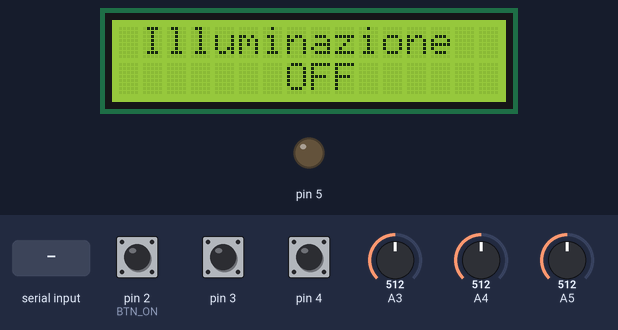
Bench run of a sketch on a simulated Arduino Uno, built with avr-gcc and run on an emulated ATmega328P. On the bench: 16×2 character LCD, output pins drawn as LEDs (lit = HIGH). The inputs (shaded band) are chosen by the test bench; at power-on: pin 4 HIGH, pin 2 (BTN_ON) HIGH, pin 3 HIGH, A3 = 512, A4 = 512, A5 = 512. What the sketch prints to the serial monitor is not drawn.

Above: at 1.2 s.
1.3 s: byte 43 (CMD_ON) received over Serial
At 1.8 s:
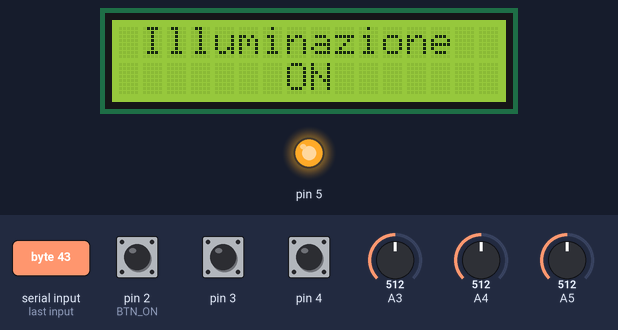
2.8 s: byte 47 (CMD_AUTO) received over Serial
At 4.0 s:
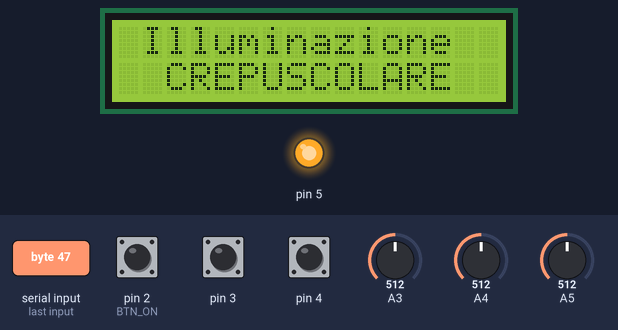
4.3 s: byte 45 (CMD_OFF) received over Serial
At 5.2 s:
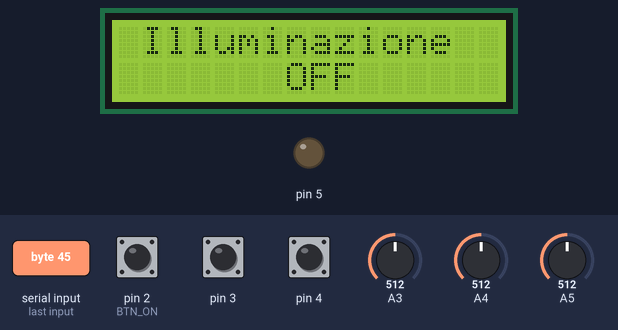
5.8 s: pin 4 pulled LOW for 0.15 s
At 6.4 s:
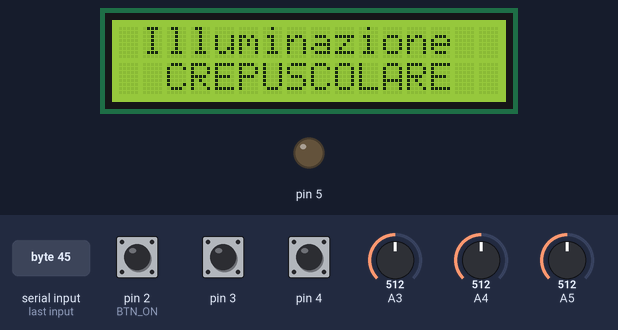
8.9 s: pin 2 (BTN_ON) pulled LOW for 0.15 s
At 9.9 s:
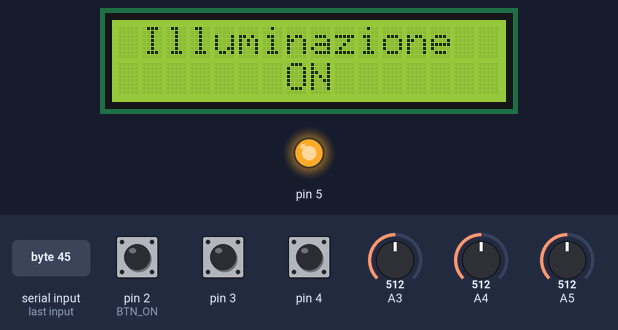
Timing chart, 0 to 11.5 s (numbered marks = the images above; inputs shaded):
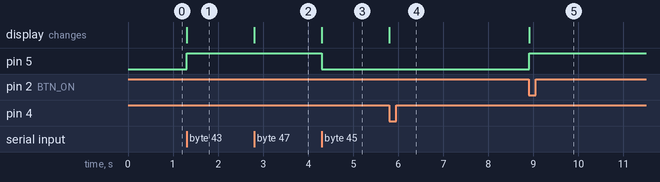

The sketch:

Phosphorus.ino
```cpp
#include "Phosphorus.h"

Timer timer(TG_TIME);
bool lights_on = false;
mode current_mode = M_OFF;
trigger current_trigger = T_NONE;

LiquidCrystal lcd(LCD_RS, LCD_EN, LCD_D4, LCD_D5, LCD_D6, LCD_D7);

LightSensor sensors[SNS_SIZE] = {
    LightSensor(SNS1),
    LightSensor(SNS2),
    LightSensor(SNS3)
};

Light lights[LT_SIZE] = {
    Light(LT1)
};

Button btn_on(BTN_ON), btn_off(BTN_OFF), btn_auto(BTN_AUTO);

void setup() {
    Serial.begin(9600);
    lcd.begin(16, 2);
    display_mode(current_mode);
}

void loop() {
    process_input();
    process_mode();
}

void process_input() {
    input in = I_NONE;
    mode in_mode = current_mode;
    in = phys_input(); //input fisico (pulsanti)

    if (in == I_NONE) //se non c'è input fisico
        in = remote_input(); //input remoto

    if (in == I_NONE) //se non c'è input remoto
        return; //nessun input

    switch (in) {
        case I_ON:    in_mode = M_ON;
                      break;
        case I_OFF:   in_mode = M_OFF;
                      break;
        case I_AUTO:  in_mode = M_AUTO;
                      break;
        case I_AVG:   display_average();
                      break;
    }

    if(in_mode != current_mode) { //se c'è un cambio di modalità
        current_mode = in_mode;
        current_trigger = T_NONE; //cancello il trigger in caso ci sia
        display_mode(current_mode); //aggiorno l'LCD
    }
}

void process_mode() {

    if ((current_mode == M_ON && !lights_on) || (current_mode == M_OFF && lights_on)) { //modalità on e led spento o modalità off e led acceso
        set_lights(!lights_on); //inverto lo stato del led (spento se acceso, acceso se spento)
    } else if (current_mode == M_AUTO) { //modalità crepuscolare
        read_sensors();
        uint8_t average = average_sensors();

        if (average <= SNS_LOW_THRESHOLD) { //se siamo sotto la soglia bassa
            process_trigger(T_LOW, true);
        } else if (average > SNS_HIGH_THRESHOLD) { //se siamo sopra la soglia alta
            process_trigger(T_HIGH, false);
        }
    }
}

void process_trigger(trigger trigger_type, bool light) {

    if (timer.check() && current_trigger == trigger_type) { //se siamo nel trigger trigger_type e sono passati X secondi
        set_lights(light); //setto la luce a light
        current_trigger = T_NONE; //non siamo più in alcun trigger
    } else if (lights_on == !light && current_trigger == T_NONE) { //se la luce è opposta a light e non siamo in tempo di trigger
        timer.start(); //avvio il timer
        current_trigger = trigger_type; //siamo nel trigger trigger_type
    }
}

void set_lights(bool state) {

    lights_on = state;

    for (int i = 0; i < LT_SIZE; i++) {
        lights[i].set_state(lights_on);
    }
}

void read_sensors() {

    for (int i = 0; i < SNS_SIZE; i++) {
        uint8_t reading = sensors[i].read();
        sensors[i].add_reading(reading);
    }
}

uint8_t average_sensors() {

    uint16_t average = 0;

    for (int i = 0; i < SNS_SIZE; i++) {
        average += sensors[i].get_avg_reading();
    }

    return (uint8_t)(average/SNS_SIZE);
}

void display_average() {

    Serial.println("Media dei sensori:");

    for (int i = 0; i < SNS_SIZE; i++) {
        uint8_t reading = sensors[i].get_avg_reading();

        Serial.println("#" + String(i) + ": " + String(reading) + "%");
    }

    Serial.println("Media totale: " + String(average_sensors()) + "%");
}

input phys_input() {

    input res = I_NONE;

    if (btn_on.read())
        res = I_ON;
    else if (btn_off.read())
        res = I_OFF;
    else if (btn_auto.read())
        res = I_AUTO;

    return res;
}

input remote_input() {

    input res = I_NONE;

    if (Serial.available()) {

        char c = Serial.read();

        switch (c) {
            //converto da enum dei CMD a enum degli input, printando anche sul seriale
            case CMD_ON:    res = I_ON;
                            Serial.println("Modalita': ON");
                            break;
            case CMD_OFF:   res = I_OFF;
                            Serial.println("Modalita': OFF");
                            break;
            case CMD_AUTO:  res = I_AUTO;
                            Serial.println("Modalita': CREPUSCOLARE");
                            break;
            case CMD_AVG:   res = I_AVG;
                            break;
        }
    }
    return res;
}

void display_mode(mode m) {

    lcd.setCursor(0, 0); //prima linea
    lcd.print(" Illuminazione  ");

    lcd.setCursor(0, 1); //seconda linea
    switch (m) {
        case M_ON:
            lcd.print("       ON       ");
            break;
        case M_OFF:
            lcd.print("       OFF      ");
            break;
        case M_AUTO:
            lcd.print("  CREPUSCOLARE  ");
    }
}
```

Phosphorus.h
```cpp
#pragma once

#include "button.h"
#include "light_sensor.h"
#include "light.h"
#include "timer.h"

#include <LiquidCrystal.h>

//Lights
#define LT_SIZE 1
#define LT1 5

//Sensors
#define SNS_SIZE 3
#define SNS1 A3
#define SNS2 A4
#define SNS3 A5
#define SNS_LOW_THRESHOLD 20
#define SNS_HIGH_THRESHOLD 60

//Buttons
#define BTN_ON 2
#define BTN_OFF 3
#define BTN_AUTO 4

//LCD
#define LCD_RS 6
#define LCD_EN 7
#define LCD_D4 11
#define LCD_D5 10
#define LCD_D6 9
#define LCD_D7 8

//Trigger time
#define TG_TIME 10

//CMDs
#define CMD_ON '+'
#define CMD_OFF '-'
#define CMD_AUTO '/'
#define CMD_AVG ':'

enum mode {M_ON, M_OFF, M_AUTO};
enum input {I_ON, I_OFF, I_AUTO, I_AVG, I_NONE};
enum trigger {T_LOW, T_HIGH, T_NONE};
```

button.cpp
```cpp
#include "button.h"

Button::Button(uint8_t pin) {
    this->pin = pin;
    pinMode(pin, INPUT_PULLUP);
}

bool Button::read() {
    return !digitalRead(pin);
}
```

button.h
```cpp
#pragma once

#include <Arduino.h>

class Button {
    private:
        uint8_t pin;
    public:
        Button(uint8_t pin);
        bool read();
};
```

light.cpp
```cpp
#include "light.h"

Light::Light(uint8_t pin) {
    this->pin = pin;
    pinMode(pin, OUTPUT);
}

void Light::set_state(bool state) {
    digitalWrite(pin, state);
}
```

light.h
```cpp
#pragma once

#include <Arduino.h>

class Light {
    private:
        uint8_t pin;
    public:
        Light(uint8_t pin);
        void set_state(bool state);
};
```

light_sensor.cpp
```cpp
#include "light_sensor.h"

LightSensor::LightSensor(uint8_t pin) {
    this->pin = pin;
    pinMode(pin, INPUT);
}

void LightSensor::add_reading(uint8_t reading) {

    //aggiungo la lettura
    readings[curr_idx] = reading;

    //ricalcolo della media
    avg_reading = compute_average();

    //aumento l'index (porto a zero)
    curr_idx++;
    if(curr_idx > SENSOR_READINGS) {
        curr_idx = 0;
    }
}

uint8_t LightSensor::compute_average() {

    uint16_t avg = 0;

    for(int i = 0; i < SENSOR_READINGS; i++)
        avg += readings[i];

    return (uint8_t)(avg /= SENSOR_READINGS);
}

uint8_t LightSensor::get_avg_reading() {
    return avg_reading;
}

uint8_t LightSensor::read() {
    uint16_t sensor_read = analogRead(pin);
    sensor_read = map(sensor_read, 0, 1023, 0, 100);
    return (uint8_t) sensor_read;
}
```

light_sensor.h
```cpp
#pragma once

#include <Arduino.h>
#include <math.h>

#define SENSOR_READINGS 4

class LightSensor {
    private:
        uint8_t pin;
        uint8_t readings[SENSOR_READINGS];
        uint8_t curr_idx = 0;
        uint8_t avg_reading;
        uint8_t compute_average();
    public:
        LightSensor(uint8_t pin);
        void add_reading(uint8_t reading);
        uint8_t get_avg_reading();
        uint8_t read();
};
```

timer.cpp
```cpp
#include "timer.h"

Timer::Timer(uint8_t seconds) {
    this->time = seconds_to_millis(seconds);
}

uint32_t Timer::seconds_to_millis(uint8_t seconds) {
    return seconds * 1000;
}

void Timer::start() {
    this->start_time = millis();
}

bool Timer::check() {
    return (millis() - start_time >= time);
}
```

timer.h
```cpp
#pragma once

#include <Arduino.h>

class Timer {
    private:
        uint32_t start_time;
        uint32_t time;
        uint32_t seconds_to_millis(uint8_t seconds);
    public:
        Timer(uint8_t seconds);
        void start();
        bool check();
};
```

Measured:
- after the input at 1.3 s, pin 5: LOW → HIGH at once; the display: changes at once (image 1)
- after the input at 2.8 s, the display: changes at once (image 2)
- after the input at 4.3 s, pin 5: HIGH → LOW at once; the display: changes at once (image 3)
- after the input at 5.8 s, the display: changes at once (image 4)
- after the input at 8.9 s, pin 5: LOW → HIGH at once; the display: changes at once (image 5)
